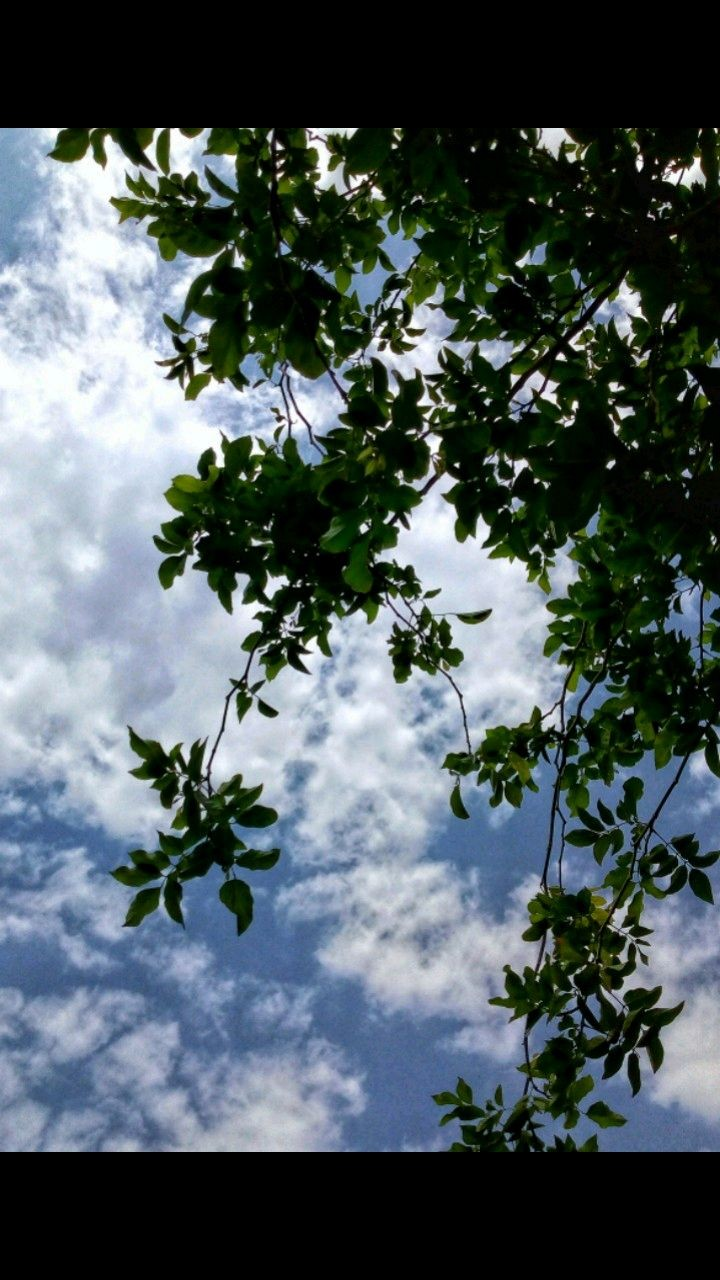
#> input picture 1.jpeg, 720 x 1280 px
$ python 'computer vision #1.py'
#> lines starting #> are read from the running program, lines starting #| are printed output that depends on the picture; after the words box and inside, x2 and y2 are one past the last pixel; in counts of white or black regions, pixels touching at a corner belong together
import cv2

#reading the images
img1=cv2.imread('1.jpeg',1)
#> img1 is the input picture: shape (1280, 720, 3); mean B, G, R 94.4, 90.8, 79
img2=cv2.imread('2.jpeg',1)
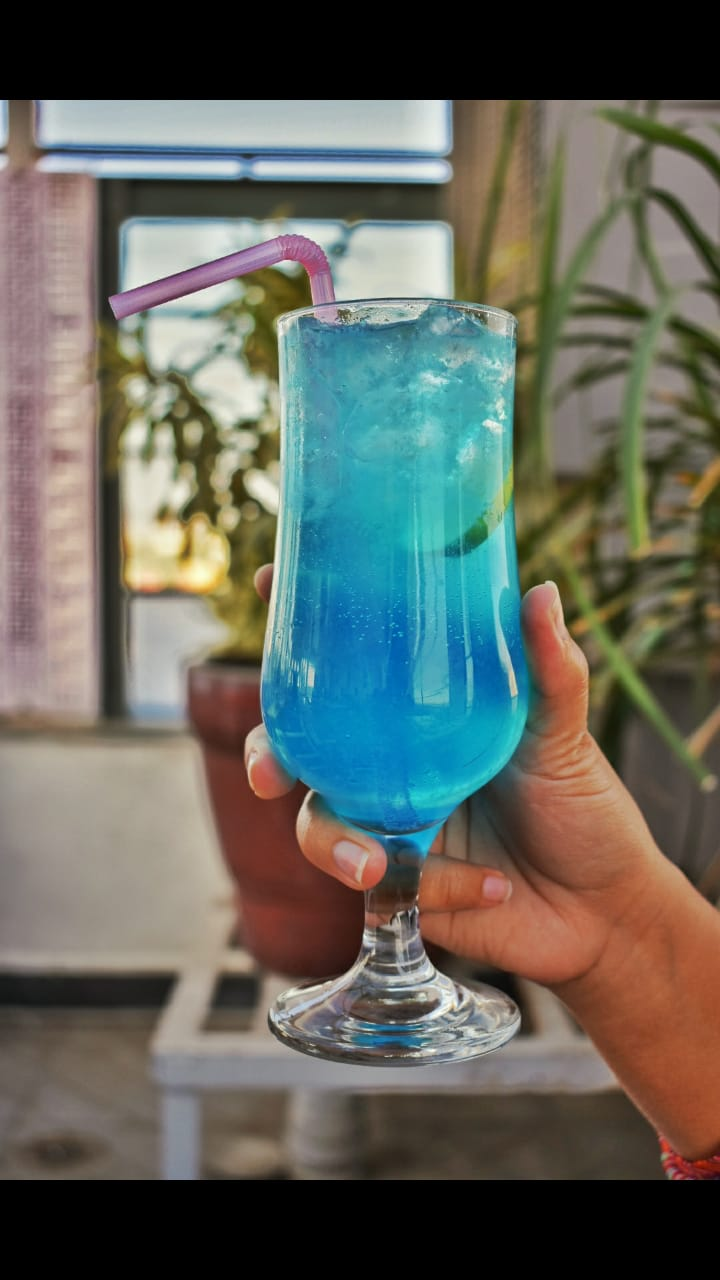
#> input picture 2.jpeg, 720 x 1280 px
#> img2 is the input picture: shape (1280, 720, 3); mean B, G, R 93.8, 102.1, 99.2

#cropping the same size of both of the images
crop1=img1[200:400,200:300]
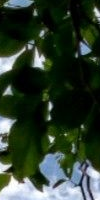
#> crop1: shape (200, 100, 3); mean B, G, R 46.5, 60.8, 46.2
crop2=img2[200:400,200:300]
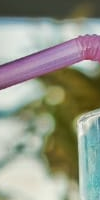
#> crop2: shape (200, 100, 3); mean B, G, R 133.8, 149.3, 146.8

#pasting the cropped parts of the images to another image
img2[:crop1.shape[0],:crop1.shape[1]]=crop1
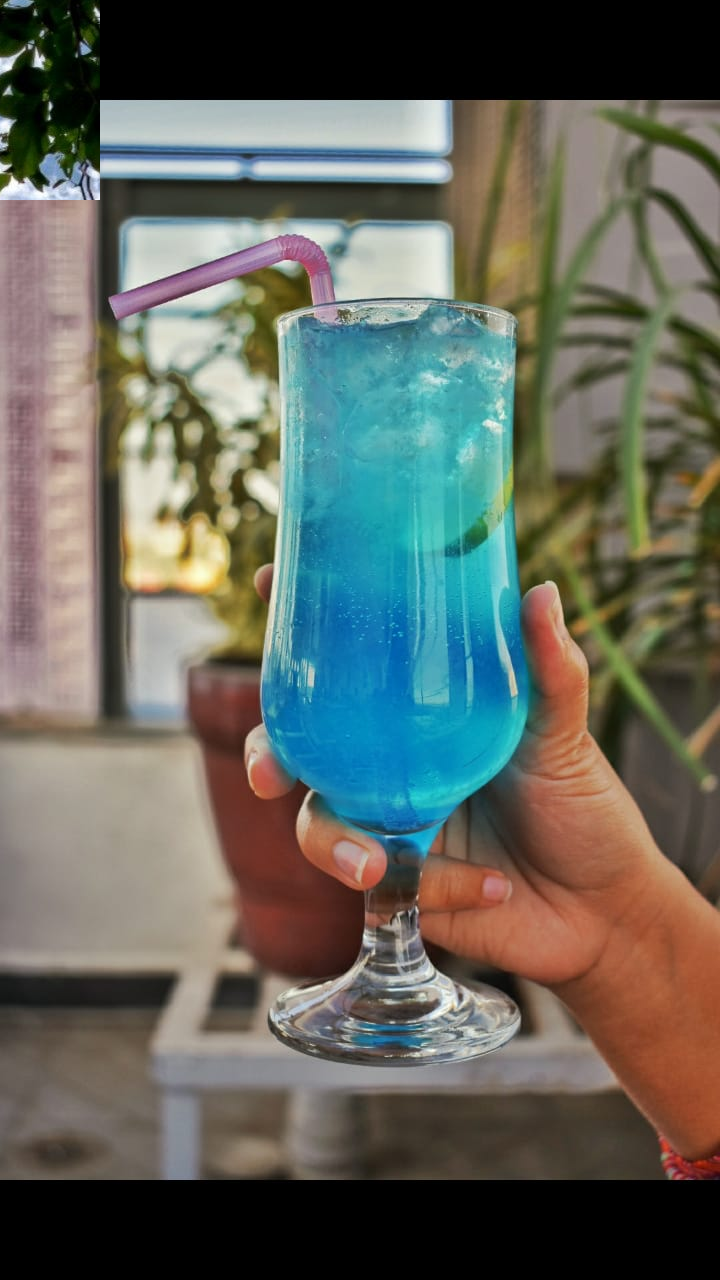
#> img2: shape (1280, 720, 3); 2.16% of pixels changed, all inside (x1, y1, x2, y2) = (0, 0, 100, 200)
img1[:crop2.shape[0],:crop2.shape[1]]=crop2
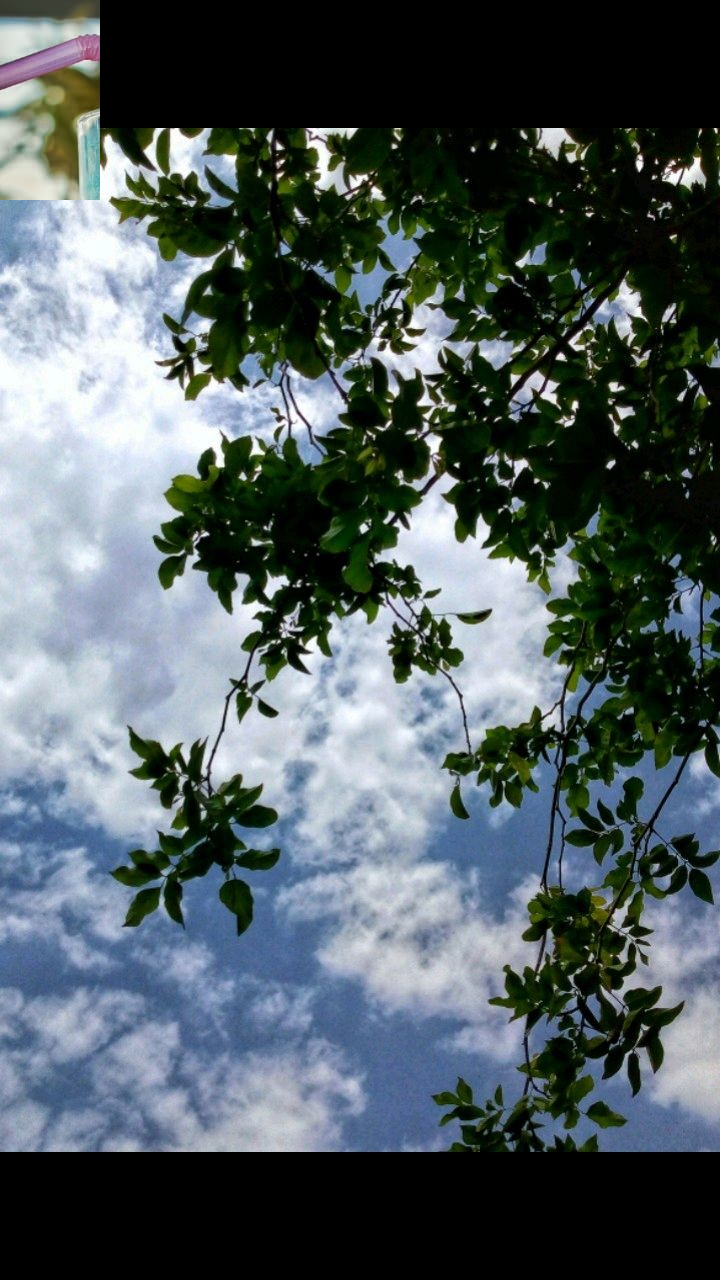
#> img1: shape (1280, 720, 3); 2.17% of pixels changed, all inside (x1, y1, x2, y2) = (0, 0, 100, 200)

#displaying the final images
cv2.imshow('img1',img1)
cv2.imshow('img2',img2)
cv2.waitKey(0)
